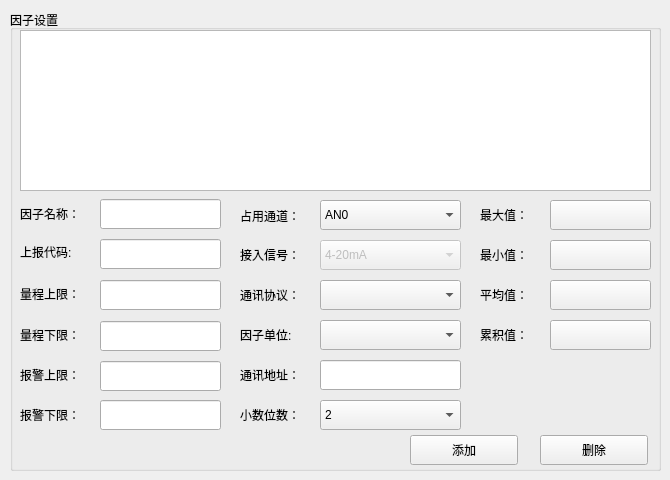
    <widget class="QWidget" name="page_2">
     <widget class="QGroupBox" name="gbox_channel">
      <property name="geometry">
       <rect>
        <x>10</x>
        <y>10</y>
        <width>651</width>
        <height>461</height>
       </rect>
      </property>
      <property name="styleSheet">
       <string notr="true"/>
      </property>
      <property name="title">
       <string>因子设置</string>
      </property>
      <widget class="QTableView" name="tableView_ParaInfo">
       <property name="geometry">
        <rect>
         <x>10</x>
         <y>20</y>
         <width>631</width>
         <height>161</height>
        </rect>
       </property>
      </widget>
      <widget class="QLabel" name="label_4">
       <property name="geometry">
        <rect>
         <x>10</x>
         <y>189</y>
         <width>100</width>
         <height>30</height>
        </rect>
       </property>
       <property name="text">
        <string>因子名称：</string>
       </property>
       <property name="buddy">
        <cstring>txtparaName</cstring>
       </property>
      </widget>
      <widget class="QLineEdit" name="txtparaName">
       <property name="geometry">
        <rect>
         <x>90</x>
         <y>189</y>
         <width>121</width>
         <height>30</height>
        </rect>
       </property>
      </widget>
      <widget class="QLabel" name="label_22">
       <property name="geometry">
        <rect>
         <x>10</x>
         <y>350</y>
         <width>100</width>
         <height>30</height>
        </rect>
       </property>
       <property name="text">
        <string>报警上限：</string>
       </property>
       <property name="buddy">
        <cstring>txtAlarmUp</cstring>
       </property>
      </widget>
      <widget class="QLabel" name="label_28">
       <property name="geometry">
        <rect>
         <x>10</x>
         <y>227</y>
         <width>100</width>
         <height>30</height>
        </rect>
       </property>
       <property name="text">
        <string>上报代码:</string>
       </property>
       <property name="buddy">
        <cstring>txtparaCode</cstring>
       </property>
      </widget>
      <widget class="QLabel" name="label_21">
       <property name="geometry">
        <rect>
         <x>10</x>
         <y>310</y>
         <width>100</width>
         <height>30</height>
        </rect>
       </property>
       <property name="text">
        <string>量程下限：</string>
       </property>
       <property name="buddy">
        <cstring>txtrangelow</cstring>
       </property>
      </widget>
      <widget class="QLabel" name="label_20">
       <property name="geometry">
        <rect>
         <x>10</x>
         <y>269</y>
         <width>100</width>
         <height>30</height>
        </rect>
       </property>
       <property name="text">
        <string>量程上限：</string>
       </property>
       <property name="buddy">
        <cstring>txtrangeup</cstring>
       </property>
      </widget>
      <widget class="QLabel" name="label_23">
       <property name="geometry">
        <rect>
         <x>10</x>
         <y>390</y>
         <width>100</width>
         <height>30</height>
        </rect>
       </property>
       <property name="text">
        <string>报警下限：</string>
       </property>
       <property name="buddy">
        <cstring>txtAlarmLow</cstring>
       </property>
      </widget>
      <widget class="QLineEdit" name="txtAlarmLow">
       <property name="geometry">
        <rect>
         <x>90</x>
         <y>390</y>
         <width>121</width>
         <height>30</height>
        </rect>
       </property>
       <property name="text">
        <string/>
       </property>
      </widget>
      <widget class="QLineEdit" name="txtAlarmUp">
       <property name="geometry">
        <rect>
         <x>90</x>
         <y>351</y>
         <width>121</width>
         <height>30</height>
        </rect>
       </property>
       <property name="text">
        <string/>
       </property>
      </widget>
      <widget class="QLineEdit" name="txtrangelow">
       <property name="geometry">
        <rect>
         <x>90</x>
         <y>311</y>
         <width>121</width>
         <height>30</height>
        </rect>
       </property>
       <property name="text">
        <string/>
       </property>
      </widget>
      <widget class="QLineEdit" name="txtrangeup">
       <property name="geometry">
        <rect>
         <x>90</x>
         <y>270</y>
         <width>121</width>
         <height>30</height>
        </rect>
       </property>
       <property name="text">
        <string/>
       </property>
      </widget>
      <widget class="QLineEdit" name="txtparaCode">
       <property name="geometry">
        <rect>
         <x>90</x>
         <y>229</y>
         <width>121</width>
         <height>30</height>
        </rect>
       </property>
      </widget>
      <widget class="QLabel" name="label_10">
       <property name="geometry">
        <rect>
         <x>230</x>
         <y>191</y>
         <width>100</width>
         <height>30</height>
        </rect>
       </property>
       <property name="text">
        <string>占用通道：</string>
       </property>
       <property name="buddy">
        <cstring>comboBox_channel</cstring>
       </property>
      </widget>
      <widget class="QComboBox" name="comboBox_channel">
       <property name="geometry">
        <rect>
         <x>310</x>
         <y>190</y>
         <width>141</width>
         <height>30</height>
        </rect>
       </property>
       <property name="currentIndex">
        <number>0</number>
       </property>
       <item>
        <property name="text">
         <string>AN0</string>
        </property>
       </item>
       <item>
        <property name="text">
         <string>AN1</string>
        </property>
       </item>
       <item>
        <property name="text">
         <string>AN2</string>
        </property>
       </item>
       <item>
        <property name="text">
         <string>AN3</string>
        </property>
       </item>
       <item>
        <property name="text">
         <string>AN4</string>
        </property>
       </item>
       <item>
        <property name="text">
         <string>AN5</string>
        </property>
       </item>
       <item>
        <property name="text">
         <string>AN6</string>
        </property>
       </item>
       <item>
        <property name="text">
         <string>AN7</string>
        </property>
       </item>
       <item>
        <property name="text">
         <string>COM2</string>
        </property>
       </item>
       <item>
        <property name="text">
         <string>COM3</string>
        </property>
       </item>
       <item>
        <property name="text">
         <string>COM4</string>
        </property>
       </item>
       <item>
        <property name="text">
         <string>COM5</string>
        </property>
       </item>
       <item>
        <property name="text">
         <string>COM6</string>
        </property>
       </item>
      </widget>
      <widget class="QComboBox" name="comboBox_unit">
       <property name="geometry">
        <rect>
         <x>310</x>
         <y>310</y>
         <width>141</width>
         <height>30</height>
        </rect>
       </property>
      </widget>
      <widget class="QLabel" name="label_17">
       <property name="geometry">
        <rect>
         <x>230</x>
         <y>350</y>
         <width>100</width>
         <height>30</height>
        </rect>
       </property>
       <property name="text">
        <string>通讯地址：</string>
       </property>
       <property name="buddy">
        <cstring>txtAddress</cstring>
       </property>
      </widget>
      <widget class="QComboBox" name="comboBox_signal">
       <property name="enabled">
        <bool>false</bool>
       </property>
       <property name="geometry">
        <rect>
         <x>310</x>
         <y>230</y>
         <width>141</width>
         <height>30</height>
        </rect>
       </property>
       <item>
        <property name="text">
         <string>4-20mA</string>
        </property>
       </item>
       <item>
        <property name="text">
         <string>0-20mA</string>
        </property>
       </item>
       <item>
        <property name="text">
         <string>1-5V</string>
        </property>
       </item>
       <item>
        <property name="text">
         <string>0-5V</string>
        </property>
       </item>
      </widget>
      <widget class="QPushButton" name="btn_deletePara">
       <property name="geometry">
        <rect>
         <x>530</x>
         <y>425</y>
         <width>108</width>
         <height>30</height>
        </rect>
       </property>
       <property name="text">
        <string>删除</string>
       </property>
       <property name="iconSize">
        <size>
         <width>108</width>
         <height>30</height>
        </size>
       </property>
      </widget>
      <widget class="QLabel" name="label_5">
       <property name="geometry">
        <rect>
         <x>230</x>
         <y>390</y>
         <width>100</width>
         <height>30</height>
        </rect>
       </property>
       <property name="text">
        <string>小数位数：</string>
       </property>
       <property name="buddy">
        <cstring>comboBox_decimals</cstring>
       </property>
      </widget>
      <widget class="QLabel" name="label_32">
       <property name="geometry">
        <rect>
         <x>470</x>
         <y>190</y>
         <width>100</width>
         <height>30</height>
        </rect>
       </property>
       <property name="text">
        <string>最大值：</string>
       </property>
       <property name="buddy">
        <cstring>btn_maxOpen</cstring>
       </property>
      </widget>
      <widget class="QLabel" name="label_19">
       <property name="geometry">
        <rect>
         <x>230</x>
         <y>230</y>
         <width>100</width>
         <height>30</height>
        </rect>
       </property>
       <property name="text">
        <string>接入信号：</string>
       </property>
       <property name="buddy">
        <cstring>comboBox_signal</cstring>
       </property>
      </widget>
      <widget class="QLabel" name="label_30">
       <property name="geometry">
        <rect>
         <x>230</x>
         <y>310</y>
         <width>100</width>
         <height>30</height>
        </rect>
       </property>
       <property name="text">
        <string>因子单位:</string>
       </property>
       <property name="buddy">
        <cstring>comboBox_unit</cstring>
       </property>
      </widget>
      <widget class="QComboBox" name="comboBox_decimals">
       <property name="geometry">
        <rect>
         <x>310</x>
         <y>390</y>
         <width>141</width>
         <height>30</height>
        </rect>
       </property>
       <property name="currentIndex">
        <number>2</number>
       </property>
       <item>
        <property name="text">
         <string>0</string>
        </property>
       </item>
       <item>
        <property name="text">
         <string>1</string>
        </property>
       </item>
       <item>
        <property name="text">
         <string>2</string>
        </property>
       </item>
       <item>
        <property name="text">
         <string>3</string>
        </property>
       </item>
       <item>
        <property name="text">
         <string>4</string>
        </property>
       </item>
       <item>
        <property name="text">
         <string>5</string>
        </property>
       </item>
       <item>
        <property name="text">
         <string>6</string>
        </property>
       </item>
       <item>
        <property name="text">
         <string>7</string>
        </property>
       </item>
       <item>
        <property name="text">
         <string>8</string>
        </property>
       </item>
      </widget>
      <widget class="QPushButton" name="btn_addPara">
       <property name="geometry">
        <rect>
         <x>400</x>
         <y>425</y>
         <width>108</width>
         <height>30</height>
        </rect>
       </property>
       <property name="autoFillBackground">
        <bool>false</bool>
       </property>
       <property name="styleSheet">
        <string notr="true"/>
       </property>
       <property name="text">
        <string>添加</string>
       </property>
       <property name="iconSize">
        <size>
         <width>108</width>
         <height>30</height>
        </size>
       </property>
      </widget>
      <widget class="mySwitchButton" name="btn_maxOpen">
       <property name="geometry">
        <rect>
         <x>540</x>
         <y>190</y>
         <width>101</width>
         <height>30</height>
        </rect>
       </property>
       <property name="text">
        <string/>
       </property>
       <property name="autoDefault">
        <bool>true</bool>
       </property>
      </widget>
      <widget class="QLabel" name="label_33">
       <property name="geometry">
        <rect>
         <x>470</x>
         <y>230</y>
         <width>100</width>
         <height>30</height>
        </rect>
       </property>
       <property name="text">
        <string>最小值：</string>
       </property>
       <property name="buddy">
        <cstring>btn_minOpen</cstring>
       </property>
      </widget>
      <widget class="QLabel" name="label_34">
       <property name="geometry">
        <rect>
         <x>470</x>
         <y>270</y>
         <width>100</width>
         <height>30</height>
        </rect>
       </property>
       <property name="text">
        <string>平均值：</string>
       </property>
       <property name="buddy">
        <cstring>btn_avgOpen</cstring>
       </property>
      </widget>
      <widget class="mySwitchButton" name="btn_avgOpen">
       <property name="geometry">
        <rect>
         <x>540</x>
         <y>270</y>
         <width>101</width>
         <height>30</height>
        </rect>
       </property>
       <property name="text">
        <string/>
       </property>
       <property name="autoDefault">
        <bool>true</bool>
       </property>
      </widget>
      <widget class="QLineEdit" name="txtAddress">
       <property name="geometry">
        <rect>
         <x>310</x>
         <y>350</y>
         <width>141</width>
         <height>30</height>
        </rect>
       </property>
      </widget>
      <widget class="mySwitchButton" name="btn_couOpen">
       <property name="geometry">
        <rect>
         <x>540</x>
         <y>310</y>
         <width>101</width>
         <height>30</height>
        </rect>
       </property>
       <property name="text">
        <string/>
       </property>
       <property name="autoDefault">
        <bool>true</bool>
       </property>
      </widget>
      <widget class="QLabel" name="label_37">
       <property name="geometry">
        <rect>
         <x>470</x>
         <y>310</y>
         <width>100</width>
         <height>30</height>
        </rect>
       </property>
       <property name="text">
        <string>累积值：</string>
       </property>
       <property name="buddy">
        <cstring>btn_couOpen</cstring>
       </property>
      </widget>
      <widget class="mySwitchButton" name="btn_minOpen">
       <property name="geometry">
        <rect>
         <x>540</x>
         <y>230</y>
         <width>101</width>
         <height>30</height>
        </rect>
       </property>
       <property name="text">
        <string/>
       </property>
       <property name="autoDefault">
        <bool>true</bool>
       </property>
      </widget>
      <widget class="QLabel" name="label_36">
       <property name="geometry">
        <rect>
         <x>230</x>
         <y>270</y>
         <width>100</width>
         <height>30</height>
        </rect>
       </property>
       <property name="text">
        <string>通讯协议：</string>
       </property>
       <property name="buddy">
        <cstring>comboBox_protocol</cstring>
       </property>
      </widget>
      <widget class="QComboBox" name="comboBox_protocol">
       <property name="geometry">
        <rect>
         <x>310</x>
         <y>270</y>
         <width>141</width>
         <height>30</height>
        </rect>
       </property>
      </widget>
     </widget>
    </widget>
